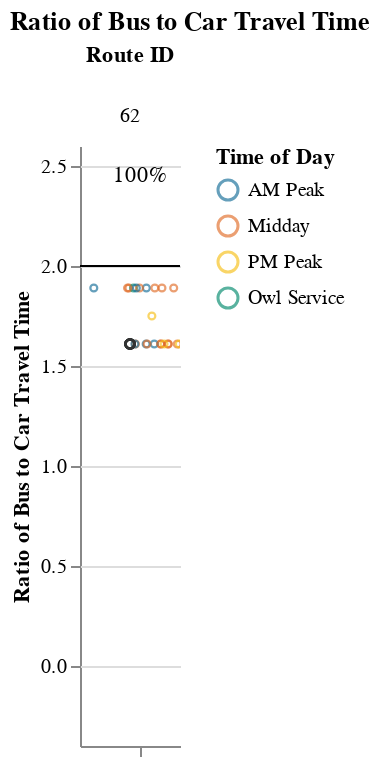
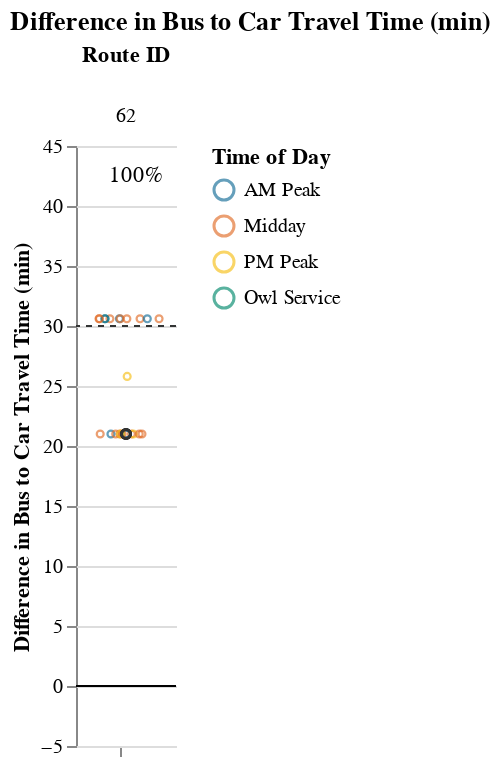

The notebook cell these images were saved under, in order:
### Markdown cell above
### Medium Routes (1-1.5 hrs)

### Code cell
route_group = "medium"
try:
    display_charts_for_route_group(df, route_group)
except:
    print("No routes meet this criteria.")

### Figure 1 — Vega-Lite specification as saved in the notebook (floating-point values rounded to 4 significant figures)
{"config": {"view": {"continuousWidth": 400, "continuousHeight": 300, "stroke": null}, "facet": {"spacing": 0}}, "data": {"name": "data-ee0460503d486d1d5e25134d4a997ecb"}, "facet": {"column": {"field": "route_id", "sort": ["62"], "title": "Route ID", "type": "nominal"}}, "spec": {"layer": [{"mark": "rule", "encoding": {"color": {"value": "black"}, "y": {"field": "cutoff", "type": "quantitative"}}, "selection": {"selector001": {"type": "interval", "bind": "scales", "encodings": ["x", "y"]}}}, {"mark": {"type": "point", "opacity": 0.65, "size": 12, "strokeWidth": 1.1}, "encoding": {"color": {"field": "time_of_day", "scale": {"range": ["#136C97", "#E16B26", "#F6BF16", "#00896B", "#7790A3", "#5B559C"]}, "sort": ["AM Peak", "Midday", "PM Peak", "Owl Service"], "title": "Time of Day", "type": "nominal"}, "tooltip": [{"field": "route_id", "type": "nominal"}, {"field": "trip_id", "type": "nominal"}, {"field": "service_hours", "type": "quantitative"}, {"field": "car_duration_hours", "type": "quantitative"}, {"field": "bus_multiplier", "type": "quantitative"}, {"field": "bus_difference", "type": "quantitative"}, {"field": "num_trips", "type": "quantitative"}, {"field": "num_competitive", "type": "quantitative"}, {"field": "pct_trips_competitive", "type": "quantitative"}, {"field": "p25", "type": "quantitative"}, {"field": "p50", "type": "quantitative"}, {"field": "p75", "type": "quantitative"}], "x": {"axis": {"grid": false, "labels": false, "ticks": true, "values": [0]}, "field": "jitter", "scale": {}, "title": null, "type": "quantitative"}, "y": {"field": "bus_multiplier", "scale": {"domain": [-0.25, 2.5]}, "title": "Ratio of Bus to Car Travel Time", "type": "quantitative"}}, "transform": [{"calculate": "sqrt(-2*log(random()))*cos(2*PI*random())", "as": "jitter"}], "width": 50}, {"layer": [{"mark": {"type": "point", "opacity": 0.6, "size": 20, "strokeWidth": 1.3}, "encoding": {"color": {"value": "#323434"}, "y": {"field": "bus_multiplier", "type": "quantitative"}}, "transform": [{"filter": "(datum.p50_trip === 1)"}]}, {"mark": {"type": "text", "align": "center", "baseline": "middle"}, "encoding": {"color": {"value": "black"}, "text": {"field": "pct_trips_competitive", "format": ".0%", "type": "quantitative"}, "tooltip": [{"field": "route_id", "type": "nominal"}, {"field": "trip_id", "type": "nominal"}, {"field": "service_hours", "type": "quantitative"}, {"field": "car_duration_hours", "type": "quantitative"}, {"field": "bus_multiplier", "type": "quantitative"}, {"field": "bus_difference", "type": "quantitative"}, {"field": "num_trips", "type": "quantitative"}, {"field": "num_competitive", "type": "quantitative"}, {"field": "pct_trips_competitive", "type": "quantitative"}, {"field": "p25", "type": "quantitative"}, {"field": "p50", "type": "quantitative"}, {"field": "p75", "type": "quantitative"}], "x": {"value": 30}, "y": {"value": 15}}, "transform": [{"calculate": "sqrt(-2*log(random()))*cos(2*PI*random())", "as": "jitter"}, {"filter": "(datum.fastest_trip === 1)"}]}]}]}, "resolve": {"scale": {"y": "shared"}}, "title": "Ratio of Bus to Car Travel Time", "$schema": "https://vega.github.io/schema/vega-lite/v4.17.0.json", "datasets": {"data-ee0460503d486d1d5e25134d4a997ecb": [{"calitp_itp_id": 126, "trip_key": 5364581721970226587, "trip_id": "1986", "shape_id": "56", "route_id": "62", "service_hours": 0.92, "trip_first_departure_ts": 46800, "trip_last_arrival_ts": 50100, "departure_hour": 13, "time_of_day": "Midday", "p25": 0.92, "p50": 0.96, "p75": 1.08, "p50_trip": 1, "fastest_trip": 0, "car_duration_hours": 0.57, "competitive_route": 1, "bus_multiplier": 1.61, "bus_difference": 21.0, "num_trips": 24, "num_competitive": 24, "pct_trips_competitive": 1.0, "bus_difference_spread": 9.6, "route_group": "medium", "max_trip_hrs": 1.08, "max_trip_route_group": 1.28, "name": "Golden Empire Transit District", "caltrans_district": "06 - Fresno", "drmt_organization_name": null, "cutoff2": 30, "cutoff": 2}, {"calitp_itp_id": 126, "trip_key": -8824272478545795224, "trip_id": "1985", "shape_id": "56", "route_id": "62", "service_hours": 0.92, "trip_first_departure_ts": 43200, "trip_last_arrival_ts": 46500, "departure_hour": 12, "time_of_day": "Midday", "p25": 0.92, "p50": 0.96, "p75": 1.08, "p50_trip": 1, "fastest_trip": 0, "car_duration_hours": 0.57, "competitive_route": 1, "bus_multiplier": 1.61, "bus_difference": 21.0, "num_trips": 24, "num_competitive": 24, "pct_trips_competitive": 1.0, "bus_difference_spread": 9.6, "route_group": "medium", "max_trip_hrs": 1.08, "max_trip_route_group": 1.28, "name": "Golden Empire Transit District", "caltrans_district": "06 - Fresno", "drmt_organization_name": null, "cutoff2": 30, "cutoff": 2}, {"calitp_itp_id": 126, "trip_key": -5765002440222693223, "trip_id": "1987", "shape_id": "56", "route_id": "62", "service_hours": 0.92, "trip_first_departure_ts": 50400, "trip_last_arrival_ts": 53700, "departure_hour": 14, "time_of_day": "Midday", "p25": 0.92, "p50": 0.96, "p75": 1.08, "p50_trip": 1, "fastest_trip": 0, "car_duration_hours": 0.57, "competitive_route": 1, "bus_multiplier": 1.61, "bus_difference": 21.0, "num_trips": 24, "num_competitive": 24, "pct_trips_competitive": 1.0, "bus_difference_spread": 9.6, "route_group": "medium", "max_trip_hrs": 1.08, "max_trip_route_group": 1.28, "name": "Golden Empire Transit District", "caltrans_district": "06 - Fresno", "drmt_organization_name": null, "cutoff2": 30, "cutoff": 2}, {"calitp_itp_id": 126, "trip_key": -4121532990600785286, "trip_id": "1982", "shape_id": "56", "route_id": "62", "service_hours": 0.92, "trip_first_departure_ts": 32400, "trip_last_arrival_ts": 35700, "departure_hour": 9, "time_of_day": "AM Peak", "p25": 0.92, "p50": 0.96, "p75": 1.08, "p50_trip": 1, "fastest_trip": 0, "car_duration_hours": 0.57, "competitive_route": 1, "bus_multiplier": 1.61, "bus_difference": 21.0, "num_trips": 24, "num_competitive": 24, "pct_trips_competitive": 1.0, "bus_difference_spread": 9.6, "route_group": "medium", "max_trip_hrs": 1.08, "max_trip_route_group": 1.28, "name": "Golden Empire Transit District", "caltrans_district": "06 - Fresno", "drmt_organization_name": null, "cutoff2": 30, "cutoff": 2}, {"calitp_itp_id": 126, "trip_key": -8159425626889087600, "trip_id": "1980", "shape_id": "56", "route_id": "62", "service_hours": 0.92, "trip_first_departure_ts": 25200, "trip_last_arrival_ts": 28500, "departure_hour": 7, "time_of_day": "AM Peak", "p25": 0.92, "p50": 0.96, "p75": 1.08, "p50_trip": 1, "fastest_trip": 0, "car_duration_hours": 0.57, "competitive_route": 1, "bus_multiplier": 1.61, "bus_difference": 21.0, "num_trips": 24, "num_competitive": 24, "pct_trips_competitive": 1.0, "bus_difference_spread": 9.6, "route_group": "medium", "max_trip_hrs": 1.08, "max_trip_route_group": 1.28, "name": "Golden Empire Transit District", "caltrans_district": "06 - Fresno", "drmt_organization_name": null, "cutoff2": 30, "cutoff": 2}, {"calitp_itp_id": 126, "trip_key": -857406301910668562, "trip_id": "1981", "shape_id": "56", "route_id": "62", "service_hours": 0.92, "trip_first_departure_ts": 28800, "trip_last_arrival_ts": 32100, "departure_hour": 8, "time_of_day": "AM Peak", "p25": 0.92, "p50": 0.96, "p75": 1.08, "p50_trip": 1, "fastest_trip": 0, "car_duration_hours": 0.57, "competitive_route": 1, "bus_multiplier": 1.61, "bus_difference": 21.0, "num_trips": 24, "num_competitive": 24, "pct_trips_competitive": 1.0, "bus_difference_spread": 9.6, "route_group": "medium", "max_trip_hrs": 1.08, "max_trip_route_group": 1.28, "name": "Golden Empire Transit District", "caltrans_district": "06 - Fresno", "drmt_organization_name": null, "cutoff2": 30, "cutoff": 2}, {"calitp_itp_id": 126, "trip_key": -5968553136652973486, "trip_id": "1984", "shape_id": "56", "route_id": "62", "service_hours": 0.92, "trip_first_departure_ts": 39600, "trip_last_arrival_ts": 42900, "departure_hour": 11, "time_of_day": "Midday", "p25": 0.92, "p50": 0.96, "p75": 1.08, "p50_trip": 1, "fastest_trip": 0, "car_duration_hours": 0.57, "competitive_route": 1, "bus_multiplier": 1.61, "bus_difference": 21.0, "num_trips": 24, "num_competitive": 24, "pct_trips_competitive": 1.0, "bus_difference_spread": 9.6, "route_group": "medium", "max_trip_hrs": 1.08, "max_trip_route_group": 1.28, "name": "Golden Empire Transit District", "caltrans_district": "06 - Fresno", "drmt_organization_name": null, "cutoff2": 30, "cutoff": 2}, {"calitp_itp_id": 126, "trip_key": 1525772625152661822, "trip_id": "1988", "shape_id": "56", "route_id": "62", "service_hours": 0.92, "trip_first_departure_ts": 54000, "trip_last_arrival_ts": 57300, "departure_hour": 15, "time_of_day": "Midday", "p25": 0.92, "p50": 0.96, "p75": 1.08, "p50_trip": 1, "fastest_trip": 0, "car_duration_hours": 0.57, "competitive_route": 1, "bus_multiplier": 1.61, "bus_difference": 21.0, "num_trips": 24, "num_competitive": 24, "pct_trips_competitive": 1.0, "bus_difference_spread": 9.6, "route_group": "medium", "max_trip_hrs": 1.08, "max_trip_route_group": 1.28, "name": "Golden Empire Transit District", "caltrans_district": "06 - Fresno", "drmt_organization_name": null, "cutoff2": 30, "cutoff": 2}, {"calitp_itp_id": 126, "trip_key": 1784598322346742404, "trip_id": "1991", "shape_id": "56", "route_id": "62", "service_hours": 0.92, "trip_first_departure_ts": 64800, "trip_last_arrival_ts": 68100, "departure_hour": 18, "time_of_day": "PM Peak", "p25": 0.92, "p50": 0.96, "p75": 1.08, "p50_trip": 1, "fastest_trip": 1, "car_duration_hours": 0.57, "competitive_route": 1, "bus_multiplier": 1.61, "bus_difference": 21.0, "num_trips": 24, "num_competitive": 24, "pct_trips_competitive": 1.0, "bus_difference_spread": 9.6, "route_group": "medium", "max_trip_hrs": 1.08, "max_trip_route_group": 1.28, "name": "Golden Empire Transit District", "caltrans_district": "06 - Fresno", "drmt_organization_name": null, "cutoff2": 30, "cutoff": 2}, {"calitp_itp_id": 126, "trip_key": 8037778639050624470, "trip_id": "1989", "shape_id": "56", "route_id": "62", "service_hours": 0.92, "trip_first_departure_ts": 57600, "trip_last_arrival_ts": 60900, "departure_hour": 16, "time_of_day": "Midday", "p25": 0.92, "p50": 0.96, "p75": 1.08, "p50_trip": 1, "fastest_trip": 0, "car_duration_hours": 0.57, "competitive_route": 1, "bus_multiplier": 1.61, "bus_difference": 21.0, "num_trips": 24, "num_competitive": 24, "pct_trips_competitive": 1.0, "bus_difference_spread": 9.6, "route_group": "medium", "max_trip_hrs": 1.08, "max_trip_route_group": 1.28, "name": "Golden Empire Transit District", "caltrans_district": "06 - Fresno", "drmt_organization_name": null, "cutoff2": 30, "cutoff": 2}, {"calitp_itp_id": 126, "trip_key": 1734782686471856502, "trip_id": "1990", "shape_id": "56", "route_id": "62", "service_hours": 0.92, "trip_first_departure_ts": 61200, "trip_last_arrival_ts": 64500, "departure_hour": 17, "time_of_day": "PM Peak", "p25": 0.92, "p50": 0.96, "p75": 1.08, "p50_trip": 1, "fastest_trip": 0, "car_duration_hours": 0.57, "competitive_route": 1, "bus_multiplier": 1.61, "bus_difference": 21.0, "num_trips": 24, "num_competitive": 24, "pct_trips_competitive": 1.0, "bus_difference_spread": 9.6, "route_group": "medium", "max_trip_hrs": 1.08, "max_trip_route_group": 1.28, "name": "Golden Empire Transit District", "caltrans_district": "06 - Fresno", "drmt_organization_name": null, "cutoff2": 30, "cutoff": 2}, {"calitp_itp_id": 126, "trip_key": -1624281882188341956, "trip_id": "1983", "shape_id": "56", "route_id": "62", "service_hours": 0.92, "trip_first_departure_ts": 36000, "trip_last_arrival_ts": 39300, "departure_hour": 10, "time_of_day": "Midday", "p25": 0.92, "p50": 0.96, "p75": 1.08, "p50_trip": 1, "fastest_trip": 0, "car_duration_hours": 0.57, "competitive_route": 1, "bus_multiplier": 1.61, "bus_difference": 21.0, "num_trips": 24, "num_competitive": 24, "pct_trips_competitive": 1.0, "bus_difference_spread": 9.6, "route_group": "medium", "max_trip_hrs": 1.08, "max_trip_route_group": 1.28, "name": "Golden Empire Transit District", "caltrans_district": "06 - Fresno", "drmt_organization_name": null, "cutoff2": 30, "cutoff": 2}, {"calitp_itp_id": 126, "trip_key": 8857494238630096522, "trip_id": "1979", "shape_id": "45", "route_id": "62", "service_hours": 1.0, "trip_first_departure_ts": 64500, "trip_last_arrival_ts": 68100, "departure_hour": 17, "time_of_day": "PM Peak", "p25": 0.92, "p50": 0.96, "p75": 1.08, "p50_trip": 0, "fastest_trip": 0, "car_duration_hours": 0.57, "competitive_route": 1, "bus_multiplier": 1.75, "bus_difference": 25.8, "num_trips": 24, "num_competitive": 24, "pct_trips_competitive": 1.0, "bus_difference_spread": 9.6, "route_group": "medium", "max_trip_hrs": 1.08, "max_trip_route_group": 1.28, "name": "Golden Empire Transit District", "caltrans_district": "06 - Fresno", "drmt_organization_name": null, "cutoff2": 30, "cutoff": 2}, {"calitp_itp_id": 126, "trip_key": 4254431478989959981, "trip_id": "1971", "shape_id": "45", "route_id": "62", "service_hours": 1.08, "trip_first_departure_ts": 32100, "trip_last_arrival_ts": 36000, "departure_hour": 8, "time_of_day": "AM Peak", "p25": 0.92, "p50": 0.96, "p75": 1.08, "p50_trip": 0, "fastest_trip": 0, "car_duration_hours": 0.57, "competitive_route": 1, "bus_multiplier": 1.89, "bus_difference": 30.6, "num_trips": 24, "num_competitive": 24, "pct_trips_competitive": 1.0, "bus_difference_spread": 9.6, "route_group": "medium", "max_trip_hrs": 1.08, "max_trip_route_group": 1.28, "name": "Golden Empire Transit District", "caltrans_district": "06 - Fresno", "drmt_organization_name": null, "cutoff2": 30, "cutoff": 2}, {"calitp_itp_id": 126, "trip_key": 7562056509314122037, "trip_id": "1973", "shape_id": "45", "route_id": "62", "service_hours": 1.08, "trip_first_departure_ts": 39300, "trip_last_arrival_ts": 43200, "departure_hour": 10, "time_of_day": "Midday", "p25": 0.92, "p50": 0.96, "p75": 1.08, "p50_trip": 0, "fastest_trip": 0, "car_duration_hours": 0.57, "competitive_route": 1, "bus_multiplier": 1.89, "bus_difference": 30.6, "num_trips": 24, "num_competitive": 24, "pct_trips_competitive": 1.0, "bus_difference_spread": 9.6, "route_group": "medium", "max_trip_hrs": 1.08, "max_trip_route_group": 1.28, "name": "Golden Empire Transit District", "caltrans_district": "06 - Fresno", "drmt_organization_name": null, "cutoff2": 30, "cutoff": 2}, {"calitp_itp_id": 126, "trip_key": -1174315029956827544, "trip_id": "1977", "shape_id": "45", "route_id": "62", "service_hours": 1.08, "trip_first_departure_ts": 57300, "trip_last_arrival_ts": 61200, "departure_hour": 15, "time_of_day": "Midday", "p25": 0.92, "p50": 0.96, "p75": 1.08, "p50_trip": 0, "fastest_trip": 0, "car_duration_hours": 0.57, "competitive_route": 1, "bus_multiplier": 1.89, "bus_difference": 30.6, "num_trips": 24, "num_competitive": 24, "pct_trips_competitive": 1.0, "bus_difference_spread": 9.6, "route_group": "medium", "max_trip_hrs": 1.08, "max_trip_route_group": 1.28, "name": "Golden Empire Transit District", "caltrans_district": "06 - Fresno", "drmt_organization_name": null, "cutoff2": 30, "cutoff": 2}, {"calitp_itp_id": 126, "trip_key": -7913144978631141880, "trip_id": "1969", "shape_id": "45", "route_id": "62", "service_hours": 1.08, "trip_first_departure_ts": 24900, "trip_last_arrival_ts": 28800, "departure_hour": 6, "time_of_day": "Owl Service", "p25": 0.92, "p50": 0.96, "p75": 1.08, "p50_trip": 0, "fastest_trip": 0, "car_duration_hours": 0.57, "competitive_route": 1, "bus_multiplier": 1.89, "bus_difference": 30.6, "num_trips": 24, "num_competitive": 24, "pct_trips_competitive": 1.0, "bus_difference_spread": 9.6, "route_group": "medium", "max_trip_hrs": 1.08, "max_trip_route_group": 1.28, "name": "Golden Empire Transit District", "caltrans_district": "06 - Fresno", "drmt_organization_name": null, "cutoff2": 30, "cutoff": 2}, {"calitp_itp_id": 126, "trip_key": -6764356430060964619, "trip_id": "1519", "shape_id": "45", "route_id": "62", "service_hours": 1.08, "trip_first_departure_ts": 42900, "trip_last_arrival_ts": 46800, "departure_hour": 11, "time_of_day": "Midday", "p25": 0.92, "p50": 0.96, "p75": 1.08, "p50_trip": 0, "fastest_trip": 0, "car_duration_hours": 0.57, "competitive_route": 1, "bus_multiplier": 1.89, "bus_difference": 30.6, "num_trips": 24, "num_competitive": 24, "pct_trips_competitive": 1.0, "bus_difference_spread": 9.6, "route_group": "medium", "max_trip_hrs": 1.08, "max_trip_route_group": 1.28, "name": "Golden Empire Transit District", "caltrans_district": "06 - Fresno", "drmt_organization_name": null, "cutoff2": 30, "cutoff": 2}, {"calitp_itp_id": 126, "trip_key": -2734724785490573929, "trip_id": "1974", "shape_id": "45", "route_id": "62", "service_hours": 1.08, "trip_first_departure_ts": 46500, "trip_last_arrival_ts": 50400, "departure_hour": 12, "time_of_day": "Midday", "p25": 0.92, "p50": 0.96, "p75": 1.08, "p50_trip": 0, "fastest_trip": 0, "car_duration_hours": 0.57, "competitive_route": 1, "bus_multiplier": 1.89, "bus_difference": 30.6, "num_trips": 24, "num_competitive": 24, "pct_trips_competitive": 1.0, "bus_difference_spread": 9.6, "route_group": "medium", "max_trip_hrs": 1.08, "max_trip_route_group": 1.28, "name": "Golden Empire Transit District", "caltrans_district": "06 - Fresno", "drmt_organization_name": null, "cutoff2": 30, "cutoff": 2}, {"calitp_itp_id": 126, "trip_key": 6693152542659667484, "trip_id": "1978", "shape_id": "45", "route_id": "62", "service_hours": 1.08, "trip_first_departure_ts": 60900, "trip_last_arrival_ts": 64800, "departure_hour": 16, "time_of_day": "Midday", "p25": 0.92, "p50": 0.96, "p75": 1.08, "p50_trip": 0, "fastest_trip": 0, "car_duration_hours": 0.57, "competitive_route": 1, "bus_multiplier": 1.89, "bus_difference": 30.6, "num_trips": 24, "num_competitive": 24, "pct_trips_competitive": 1.0, "bus_difference_spread": 9.6, "route_group": "medium", "max_trip_hrs": 1.08, "max_trip_route_group": 1.28, "name": "Golden Empire Transit District", "caltrans_district": "06 - Fresno", "drmt_organization_name": null, "cutoff2": 30, "cutoff": 2}, {"calitp_itp_id": 126, "trip_key": -7900873824646436253, "trip_id": "1975", "shape_id": "45", "route_id": "62", "service_hours": 1.08, "trip_first_departure_ts": 50100, "trip_last_arrival_ts": 54000, "departure_hour": 13, "time_of_day": "Midday", "p25": 0.92, "p50": 0.96, "p75": 1.08, "p50_trip": 0, "fastest_trip": 0, "car_duration_hours": 0.57, "competitive_route": 1, "bus_multiplier": 1.89, "bus_difference": 30.6, "num_trips": 24, "num_competitive": 24, "pct_trips_competitive": 1.0, "bus_difference_spread": 9.6, "route_group": "medium", "max_trip_hrs": 1.08, "max_trip_route_group": 1.28, "name": "Golden Empire Transit District", "caltrans_district": "06 - Fresno", "drmt_organization_name": null, "cutoff2": 30, "cutoff": 2}, {"calitp_itp_id": 126, "trip_key": 4939210400697649146, "trip_id": "1970", "shape_id": "45", "route_id": "62", "service_hours": 1.08, "trip_first_departure_ts": 28500, "trip_last_arrival_ts": 32400, "departure_hour": 7, "time_of_day": "AM Peak", "p25": 0.92, "p50": 0.96, "p75": 1.08, "p50_trip": 0, "fastest_trip": 0, "car_duration_hours": 0.57, "competitive_route": 1, "bus_multiplier": 1.89, "bus_difference": 30.6, "num_trips": 24, "num_competitive": 24, "pct_trips_competitive": 1.0, "bus_difference_spread": 9.6, "route_group": "medium", "max_trip_hrs": 1.08, "max_trip_route_group": 1.28, "name": "Golden Empire Transit District", "caltrans_district": "06 - Fresno", "drmt_organization_name": null, "cutoff2": 30, "cutoff": 2}, {"calitp_itp_id": 126, "trip_key": -839532200645589971, "trip_id": "1972", "shape_id": "45", "route_id": "62", "service_hours": 1.08, "trip_first_departure_ts": 35700, "trip_last_arrival_ts": 39600, "departure_hour": 9, "time_of_day": "AM Peak", "p25": 0.92, "p50": 0.96, "p75": 1.08, "p50_trip": 0, "fastest_trip": 0, "car_duration_hours": 0.57, "competitive_route": 1, "bus_multiplier": 1.89, "bus_difference": 30.6, "num_trips": 24, "num_competitive": 24, "pct_trips_competitive": 1.0, "bus_difference_spread": 9.6, "route_group": "medium", "max_trip_hrs": 1.08, "max_trip_route_group": 1.28, "name": "Golden Empire Transit District", "caltrans_district": "06 - Fresno", "drmt_organization_name": null, "cutoff2": 30, "cutoff": 2}, {"calitp_itp_id": 126, "trip_key": -8417468646573950502, "trip_id": "1976", "shape_id": "45", "route_id": "62", "service_hours": 1.08, "trip_first_departure_ts": 53700, "trip_last_arrival_ts": 57600, "departure_hour": 14, "time_of_day": "Midday", "p25": 0.92, "p50": 0.96, "p75": 1.08, "p50_trip": 0, "fastest_trip": 0, "car_duration_hours": 0.57, "competitive_route": 1, "bus_multiplier": 1.89, "bus_difference": 30.6, "num_trips": 24, "num_competitive": 24, "pct_trips_competitive": 1.0, "bus_difference_spread": 9.6, "route_group": "medium", "max_trip_hrs": 1.08, "max_trip_route_group": 1.28, "name": "Golden Empire Transit District", "caltrans_district": "06 - Fresno", "drmt_organization_name": null, "cutoff2": 30, "cutoff": 2}]}}

### Figure 2 — Vega-Lite specification as saved in the notebook (floating-point values rounded to 4 significant figures)
{"config": {"view": {"continuousWidth": 400, "continuousHeight": 300, "stroke": null}, "facet": {"spacing": 0}}, "data": {"name": "data-a3321e71c72a695e3291f65da6a5b65e"}, "facet": {"column": {"field": "route_id", "sort": ["62"], "title": "Route ID", "type": "nominal"}}, "spec": {"layer": [{"mark": "rule", "encoding": {"color": {"value": "black"}, "y": {"field": "cutoff", "type": "quantitative"}}, "selection": {"selector002": {"type": "interval", "bind": "scales", "encodings": ["x", "y"]}}}, {"mark": {"type": "rule", "strokeDash": [3, 3]}, "encoding": {"color": {"value": "#323434"}, "y": {"field": "cutoff2", "type": "quantitative"}}}, {"mark": {"type": "point", "opacity": 0.65, "size": 12, "strokeWidth": 1.1}, "encoding": {"color": {"field": "time_of_day", "scale": {"range": ["#136C97", "#E16B26", "#F6BF16", "#00896B", "#7790A3", "#5B559C"]}, "sort": ["AM Peak", "Midday", "PM Peak", "Owl Service"], "title": "Time of Day", "type": "nominal"}, "tooltip": [{"field": "route_id", "type": "nominal"}, {"field": "trip_id", "type": "nominal"}, {"field": "service_hours", "type": "quantitative"}, {"field": "car_duration_hours", "type": "quantitative"}, {"field": "bus_multiplier", "type": "quantitative"}, {"field": "bus_difference", "type": "quantitative"}, {"field": "num_trips", "type": "quantitative"}, {"field": "num_competitive", "type": "quantitative"}, {"field": "pct_trips_competitive", "type": "quantitative"}, {"field": "p25", "type": "quantitative"}, {"field": "p50", "type": "quantitative"}, {"field": "p75", "type": "quantitative"}], "x": {"axis": {"grid": false, "labels": false, "ticks": true, "values": [0]}, "field": "jitter", "scale": {}, "title": null, "type": "quantitative"}, "y": {"field": "bus_difference", "scale": {"domain": [-5, 45.0]}, "title": "Difference in Bus to Car Travel Time (min)", "type": "quantitative"}}, "transform": [{"calculate": "sqrt(-2*log(random()))*cos(2*PI*random())", "as": "jitter"}], "width": 50}, {"layer": [{"mark": {"type": "point", "opacity": 0.6, "size": 20, "strokeWidth": 1.3}, "encoding": {"color": {"value": "#323434"}, "y": {"field": "bus_difference", "type": "quantitative"}}, "transform": [{"filter": "(datum.p50_trip === 1)"}]}, {"mark": {"type": "text", "align": "center", "baseline": "middle"}, "encoding": {"color": {"value": "black"}, "text": {"field": "pct_trips_competitive", "format": ".0%", "type": "quantitative"}, "tooltip": [{"field": "route_id", "type": "nominal"}, {"field": "trip_id", "type": "nominal"}, {"field": "service_hours", "type": "quantitative"}, {"field": "car_duration_hours", "type": "quantitative"}, {"field": "bus_multiplier", "type": "quantitative"}, {"field": "bus_difference", "type": "quantitative"}, {"field": "num_trips", "type": "quantitative"}, {"field": "num_competitive", "type": "quantitative"}, {"field": "pct_trips_competitive", "type": "quantitative"}, {"field": "p25", "type": "quantitative"}, {"field": "p50", "type": "quantitative"}, {"field": "p75", "type": "quantitative"}], "x": {"value": 30}, "y": {"value": 15}}, "transform": [{"calculate": "sqrt(-2*log(random()))*cos(2*PI*random())", "as": "jitter"}, {"filter": "(datum.fastest_trip === 1)"}]}]}]}, "resolve": {"scale": {"y": "shared"}}, "title": "Difference in Bus to Car Travel Time (min)", "$schema": "https://vega.github.io/schema/vega-lite/v4.17.0.json", "datasets": {"data-a3321e71c72a695e3291f65da6a5b65e": [{"calitp_itp_id": 126, "trip_key": 5364581721970226587, "trip_id": "1986", "shape_id": "56", "route_id": "62", "service_hours": 0.92, "trip_first_departure_ts": 46800, "trip_last_arrival_ts": 50100, "departure_hour": 13, "time_of_day": "Midday", "p25": 0.92, "p50": 0.96, "p75": 1.08, "p50_trip": 1, "fastest_trip": 0, "car_duration_hours": 0.57, "competitive_route": 1, "bus_multiplier": 1.61, "bus_difference": 21.0, "num_trips": 24, "num_competitive": 24, "pct_trips_competitive": 1.0, "bus_difference_spread": 9.6, "route_group": "medium", "max_trip_hrs": 1.08, "max_trip_route_group": 1.28, "name": "Golden Empire Transit District", "caltrans_district": "06 - Fresno", "drmt_organization_name": null, "cutoff2": 30, "cutoff": 0}, {"calitp_itp_id": 126, "trip_key": -8824272478545795224, "trip_id": "1985", "shape_id": "56", "route_id": "62", "service_hours": 0.92, "trip_first_departure_ts": 43200, "trip_last_arrival_ts": 46500, "departure_hour": 12, "time_of_day": "Midday", "p25": 0.92, "p50": 0.96, "p75": 1.08, "p50_trip": 1, "fastest_trip": 0, "car_duration_hours": 0.57, "competitive_route": 1, "bus_multiplier": 1.61, "bus_difference": 21.0, "num_trips": 24, "num_competitive": 24, "pct_trips_competitive": 1.0, "bus_difference_spread": 9.6, "route_group": "medium", "max_trip_hrs": 1.08, "max_trip_route_group": 1.28, "name": "Golden Empire Transit District", "caltrans_district": "06 - Fresno", "drmt_organization_name": null, "cutoff2": 30, "cutoff": 0}, {"calitp_itp_id": 126, "trip_key": -5765002440222693223, "trip_id": "1987", "shape_id": "56", "route_id": "62", "service_hours": 0.92, "trip_first_departure_ts": 50400, "trip_last_arrival_ts": 53700, "departure_hour": 14, "time_of_day": "Midday", "p25": 0.92, "p50": 0.96, "p75": 1.08, "p50_trip": 1, "fastest_trip": 0, "car_duration_hours": 0.57, "competitive_route": 1, "bus_multiplier": 1.61, "bus_difference": 21.0, "num_trips": 24, "num_competitive": 24, "pct_trips_competitive": 1.0, "bus_difference_spread": 9.6, "route_group": "medium", "max_trip_hrs": 1.08, "max_trip_route_group": 1.28, "name": "Golden Empire Transit District", "caltrans_district": "06 - Fresno", "drmt_organization_name": null, "cutoff2": 30, "cutoff": 0}, {"calitp_itp_id": 126, "trip_key": -4121532990600785286, "trip_id": "1982", "shape_id": "56", "route_id": "62", "service_hours": 0.92, "trip_first_departure_ts": 32400, "trip_last_arrival_ts": 35700, "departure_hour": 9, "time_of_day": "AM Peak", "p25": 0.92, "p50": 0.96, "p75": 1.08, "p50_trip": 1, "fastest_trip": 0, "car_duration_hours": 0.57, "competitive_route": 1, "bus_multiplier": 1.61, "bus_difference": 21.0, "num_trips": 24, "num_competitive": 24, "pct_trips_competitive": 1.0, "bus_difference_spread": 9.6, "route_group": "medium", "max_trip_hrs": 1.08, "max_trip_route_group": 1.28, "name": "Golden Empire Transit District", "caltrans_district": "06 - Fresno", "drmt_organization_name": null, "cutoff2": 30, "cutoff": 0}, {"calitp_itp_id": 126, "trip_key": -8159425626889087600, "trip_id": "1980", "shape_id": "56", "route_id": "62", "service_hours": 0.92, "trip_first_departure_ts": 25200, "trip_last_arrival_ts": 28500, "departure_hour": 7, "time_of_day": "AM Peak", "p25": 0.92, "p50": 0.96, "p75": 1.08, "p50_trip": 1, "fastest_trip": 0, "car_duration_hours": 0.57, "competitive_route": 1, "bus_multiplier": 1.61, "bus_difference": 21.0, "num_trips": 24, "num_competitive": 24, "pct_trips_competitive": 1.0, "bus_difference_spread": 9.6, "route_group": "medium", "max_trip_hrs": 1.08, "max_trip_route_group": 1.28, "name": "Golden Empire Transit District", "caltrans_district": "06 - Fresno", "drmt_organization_name": null, "cutoff2": 30, "cutoff": 0}, {"calitp_itp_id": 126, "trip_key": -857406301910668562, "trip_id": "1981", "shape_id": "56", "route_id": "62", "service_hours": 0.92, "trip_first_departure_ts": 28800, "trip_last_arrival_ts": 32100, "departure_hour": 8, "time_of_day": "AM Peak", "p25": 0.92, "p50": 0.96, "p75": 1.08, "p50_trip": 1, "fastest_trip": 0, "car_duration_hours": 0.57, "competitive_route": 1, "bus_multiplier": 1.61, "bus_difference": 21.0, "num_trips": 24, "num_competitive": 24, "pct_trips_competitive": 1.0, "bus_difference_spread": 9.6, "route_group": "medium", "max_trip_hrs": 1.08, "max_trip_route_group": 1.28, "name": "Golden Empire Transit District", "caltrans_district": "06 - Fresno", "drmt_organization_name": null, "cutoff2": 30, "cutoff": 0}, {"calitp_itp_id": 126, "trip_key": -5968553136652973486, "trip_id": "1984", "shape_id": "56", "route_id": "62", "service_hours": 0.92, "trip_first_departure_ts": 39600, "trip_last_arrival_ts": 42900, "departure_hour": 11, "time_of_day": "Midday", "p25": 0.92, "p50": 0.96, "p75": 1.08, "p50_trip": 1, "fastest_trip": 0, "car_duration_hours": 0.57, "competitive_route": 1, "bus_multiplier": 1.61, "bus_difference": 21.0, "num_trips": 24, "num_competitive": 24, "pct_trips_competitive": 1.0, "bus_difference_spread": 9.6, "route_group": "medium", "max_trip_hrs": 1.08, "max_trip_route_group": 1.28, "name": "Golden Empire Transit District", "caltrans_district": "06 - Fresno", "drmt_organization_name": null, "cutoff2": 30, "cutoff": 0}, {"calitp_itp_id": 126, "trip_key": 1525772625152661822, "trip_id": "1988", "shape_id": "56", "route_id": "62", "service_hours": 0.92, "trip_first_departure_ts": 54000, "trip_last_arrival_ts": 57300, "departure_hour": 15, "time_of_day": "Midday", "p25": 0.92, "p50": 0.96, "p75": 1.08, "p50_trip": 1, "fastest_trip": 0, "car_duration_hours": 0.57, "competitive_route": 1, "bus_multiplier": 1.61, "bus_difference": 21.0, "num_trips": 24, "num_competitive": 24, "pct_trips_competitive": 1.0, "bus_difference_spread": 9.6, "route_group": "medium", "max_trip_hrs": 1.08, "max_trip_route_group": 1.28, "name": "Golden Empire Transit District", "caltrans_district": "06 - Fresno", "drmt_organization_name": null, "cutoff2": 30, "cutoff": 0}, {"calitp_itp_id": 126, "trip_key": 1784598322346742404, "trip_id": "1991", "shape_id": "56", "route_id": "62", "service_hours": 0.92, "trip_first_departure_ts": 64800, "trip_last_arrival_ts": 68100, "departure_hour": 18, "time_of_day": "PM Peak", "p25": 0.92, "p50": 0.96, "p75": 1.08, "p50_trip": 1, "fastest_trip": 1, "car_duration_hours": 0.57, "competitive_route": 1, "bus_multiplier": 1.61, "bus_difference": 21.0, "num_trips": 24, "num_competitive": 24, "pct_trips_competitive": 1.0, "bus_difference_spread": 9.6, "route_group": "medium", "max_trip_hrs": 1.08, "max_trip_route_group": 1.28, "name": "Golden Empire Transit District", "caltrans_district": "06 - Fresno", "drmt_organization_name": null, "cutoff2": 30, "cutoff": 0}, {"calitp_itp_id": 126, "trip_key": 8037778639050624470, "trip_id": "1989", "shape_id": "56", "route_id": "62", "service_hours": 0.92, "trip_first_departure_ts": 57600, "trip_last_arrival_ts": 60900, "departure_hour": 16, "time_of_day": "Midday", "p25": 0.92, "p50": 0.96, "p75": 1.08, "p50_trip": 1, "fastest_trip": 0, "car_duration_hours": 0.57, "competitive_route": 1, "bus_multiplier": 1.61, "bus_difference": 21.0, "num_trips": 24, "num_competitive": 24, "pct_trips_competitive": 1.0, "bus_difference_spread": 9.6, "route_group": "medium", "max_trip_hrs": 1.08, "max_trip_route_group": 1.28, "name": "Golden Empire Transit District", "caltrans_district": "06 - Fresno", "drmt_organization_name": null, "cutoff2": 30, "cutoff": 0}, {"calitp_itp_id": 126, "trip_key": 1734782686471856502, "trip_id": "1990", "shape_id": "56", "route_id": "62", "service_hours": 0.92, "trip_first_departure_ts": 61200, "trip_last_arrival_ts": 64500, "departure_hour": 17, "time_of_day": "PM Peak", "p25": 0.92, "p50": 0.96, "p75": 1.08, "p50_trip": 1, "fastest_trip": 0, "car_duration_hours": 0.57, "competitive_route": 1, "bus_multiplier": 1.61, "bus_difference": 21.0, "num_trips": 24, "num_competitive": 24, "pct_trips_competitive": 1.0, "bus_difference_spread": 9.6, "route_group": "medium", "max_trip_hrs": 1.08, "max_trip_route_group": 1.28, "name": "Golden Empire Transit District", "caltrans_district": "06 - Fresno", "drmt_organization_name": null, "cutoff2": 30, "cutoff": 0}, {"calitp_itp_id": 126, "trip_key": -1624281882188341956, "trip_id": "1983", "shape_id": "56", "route_id": "62", "service_hours": 0.92, "trip_first_departure_ts": 36000, "trip_last_arrival_ts": 39300, "departure_hour": 10, "time_of_day": "Midday", "p25": 0.92, "p50": 0.96, "p75": 1.08, "p50_trip": 1, "fastest_trip": 0, "car_duration_hours": 0.57, "competitive_route": 1, "bus_multiplier": 1.61, "bus_difference": 21.0, "num_trips": 24, "num_competitive": 24, "pct_trips_competitive": 1.0, "bus_difference_spread": 9.6, "route_group": "medium", "max_trip_hrs": 1.08, "max_trip_route_group": 1.28, "name": "Golden Empire Transit District", "caltrans_district": "06 - Fresno", "drmt_organization_name": null, "cutoff2": 30, "cutoff": 0}, {"calitp_itp_id": 126, "trip_key": 8857494238630096522, "trip_id": "1979", "shape_id": "45", "route_id": "62", "service_hours": 1.0, "trip_first_departure_ts": 64500, "trip_last_arrival_ts": 68100, "departure_hour": 17, "time_of_day": "PM Peak", "p25": 0.92, "p50": 0.96, "p75": 1.08, "p50_trip": 0, "fastest_trip": 0, "car_duration_hours": 0.57, "competitive_route": 1, "bus_multiplier": 1.75, "bus_difference": 25.8, "num_trips": 24, "num_competitive": 24, "pct_trips_competitive": 1.0, "bus_difference_spread": 9.6, "route_group": "medium", "max_trip_hrs": 1.08, "max_trip_route_group": 1.28, "name": "Golden Empire Transit District", "caltrans_district": "06 - Fresno", "drmt_organization_name": null, "cutoff2": 30, "cutoff": 0}, {"calitp_itp_id": 126, "trip_key": 4254431478989959981, "trip_id": "1971", "shape_id": "45", "route_id": "62", "service_hours": 1.08, "trip_first_departure_ts": 32100, "trip_last_arrival_ts": 36000, "departure_hour": 8, "time_of_day": "AM Peak", "p25": 0.92, "p50": 0.96, "p75": 1.08, "p50_trip": 0, "fastest_trip": 0, "car_duration_hours": 0.57, "competitive_route": 1, "bus_multiplier": 1.89, "bus_difference": 30.6, "num_trips": 24, "num_competitive": 24, "pct_trips_competitive": 1.0, "bus_difference_spread": 9.6, "route_group": "medium", "max_trip_hrs": 1.08, "max_trip_route_group": 1.28, "name": "Golden Empire Transit District", "caltrans_district": "06 - Fresno", "drmt_organization_name": null, "cutoff2": 30, "cutoff": 0}, {"calitp_itp_id": 126, "trip_key": 7562056509314122037, "trip_id": "1973", "shape_id": "45", "route_id": "62", "service_hours": 1.08, "trip_first_departure_ts": 39300, "trip_last_arrival_ts": 43200, "departure_hour": 10, "time_of_day": "Midday", "p25": 0.92, "p50": 0.96, "p75": 1.08, "p50_trip": 0, "fastest_trip": 0, "car_duration_hours": 0.57, "competitive_route": 1, "bus_multiplier": 1.89, "bus_difference": 30.6, "num_trips": 24, "num_competitive": 24, "pct_trips_competitive": 1.0, "bus_difference_spread": 9.6, "route_group": "medium", "max_trip_hrs": 1.08, "max_trip_route_group": 1.28, "name": "Golden Empire Transit District", "caltrans_district": "06 - Fresno", "drmt_organization_name": null, "cutoff2": 30, "cutoff": 0}, {"calitp_itp_id": 126, "trip_key": -1174315029956827544, "trip_id": "1977", "shape_id": "45", "route_id": "62", "service_hours": 1.08, "trip_first_departure_ts": 57300, "trip_last_arrival_ts": 61200, "departure_hour": 15, "time_of_day": "Midday", "p25": 0.92, "p50": 0.96, "p75": 1.08, "p50_trip": 0, "fastest_trip": 0, "car_duration_hours": 0.57, "competitive_route": 1, "bus_multiplier": 1.89, "bus_difference": 30.6, "num_trips": 24, "num_competitive": 24, "pct_trips_competitive": 1.0, "bus_difference_spread": 9.6, "route_group": "medium", "max_trip_hrs": 1.08, "max_trip_route_group": 1.28, "name": "Golden Empire Transit District", "caltrans_district": "06 - Fresno", "drmt_organization_name": null, "cutoff2": 30, "cutoff": 0}, {"calitp_itp_id": 126, "trip_key": -7913144978631141880, "trip_id": "1969", "shape_id": "45", "route_id": "62", "service_hours": 1.08, "trip_first_departure_ts": 24900, "trip_last_arrival_ts": 28800, "departure_hour": 6, "time_of_day": "Owl Service", "p25": 0.92, "p50": 0.96, "p75": 1.08, "p50_trip": 0, "fastest_trip": 0, "car_duration_hours": 0.57, "competitive_route": 1, "bus_multiplier": 1.89, "bus_difference": 30.6, "num_trips": 24, "num_competitive": 24, "pct_trips_competitive": 1.0, "bus_difference_spread": 9.6, "route_group": "medium", "max_trip_hrs": 1.08, "max_trip_route_group": 1.28, "name": "Golden Empire Transit District", "caltrans_district": "06 - Fresno", "drmt_organization_name": null, "cutoff2": 30, "cutoff": 0}, {"calitp_itp_id": 126, "trip_key": -6764356430060964619, "trip_id": "1519", "shape_id": "45", "route_id": "62", "service_hours": 1.08, "trip_first_departure_ts": 42900, "trip_last_arrival_ts": 46800, "departure_hour": 11, "time_of_day": "Midday", "p25": 0.92, "p50": 0.96, "p75": 1.08, "p50_trip": 0, "fastest_trip": 0, "car_duration_hours": 0.57, "competitive_route": 1, "bus_multiplier": 1.89, "bus_difference": 30.6, "num_trips": 24, "num_competitive": 24, "pct_trips_competitive": 1.0, "bus_difference_spread": 9.6, "route_group": "medium", "max_trip_hrs": 1.08, "max_trip_route_group": 1.28, "name": "Golden Empire Transit District", "caltrans_district": "06 - Fresno", "drmt_organization_name": null, "cutoff2": 30, "cutoff": 0}, {"calitp_itp_id": 126, "trip_key": -2734724785490573929, "trip_id": "1974", "shape_id": "45", "route_id": "62", "service_hours": 1.08, "trip_first_departure_ts": 46500, "trip_last_arrival_ts": 50400, "departure_hour": 12, "time_of_day": "Midday", "p25": 0.92, "p50": 0.96, "p75": 1.08, "p50_trip": 0, "fastest_trip": 0, "car_duration_hours": 0.57, "competitive_route": 1, "bus_multiplier": 1.89, "bus_difference": 30.6, "num_trips": 24, "num_competitive": 24, "pct_trips_competitive": 1.0, "bus_difference_spread": 9.6, "route_group": "medium", "max_trip_hrs": 1.08, "max_trip_route_group": 1.28, "name": "Golden Empire Transit District", "caltrans_district": "06 - Fresno", "drmt_organization_name": null, "cutoff2": 30, "cutoff": 0}, {"calitp_itp_id": 126, "trip_key": 6693152542659667484, "trip_id": "1978", "shape_id": "45", "route_id": "62", "service_hours": 1.08, "trip_first_departure_ts": 60900, "trip_last_arrival_ts": 64800, "departure_hour": 16, "time_of_day": "Midday", "p25": 0.92, "p50": 0.96, "p75": 1.08, "p50_trip": 0, "fastest_trip": 0, "car_duration_hours": 0.57, "competitive_route": 1, "bus_multiplier": 1.89, "bus_difference": 30.6, "num_trips": 24, "num_competitive": 24, "pct_trips_competitive": 1.0, "bus_difference_spread": 9.6, "route_group": "medium", "max_trip_hrs": 1.08, "max_trip_route_group": 1.28, "name": "Golden Empire Transit District", "caltrans_district": "06 - Fresno", "drmt_organization_name": null, "cutoff2": 30, "cutoff": 0}, {"calitp_itp_id": 126, "trip_key": -7900873824646436253, "trip_id": "1975", "shape_id": "45", "route_id": "62", "service_hours": 1.08, "trip_first_departure_ts": 50100, "trip_last_arrival_ts": 54000, "departure_hour": 13, "time_of_day": "Midday", "p25": 0.92, "p50": 0.96, "p75": 1.08, "p50_trip": 0, "fastest_trip": 0, "car_duration_hours": 0.57, "competitive_route": 1, "bus_multiplier": 1.89, "bus_difference": 30.6, "num_trips": 24, "num_competitive": 24, "pct_trips_competitive": 1.0, "bus_difference_spread": 9.6, "route_group": "medium", "max_trip_hrs": 1.08, "max_trip_route_group": 1.28, "name": "Golden Empire Transit District", "caltrans_district": "06 - Fresno", "drmt_organization_name": null, "cutoff2": 30, "cutoff": 0}, {"calitp_itp_id": 126, "trip_key": 4939210400697649146, "trip_id": "1970", "shape_id": "45", "route_id": "62", "service_hours": 1.08, "trip_first_departure_ts": 28500, "trip_last_arrival_ts": 32400, "departure_hour": 7, "time_of_day": "AM Peak", "p25": 0.92, "p50": 0.96, "p75": 1.08, "p50_trip": 0, "fastest_trip": 0, "car_duration_hours": 0.57, "competitive_route": 1, "bus_multiplier": 1.89, "bus_difference": 30.6, "num_trips": 24, "num_competitive": 24, "pct_trips_competitive": 1.0, "bus_difference_spread": 9.6, "route_group": "medium", "max_trip_hrs": 1.08, "max_trip_route_group": 1.28, "name": "Golden Empire Transit District", "caltrans_district": "06 - Fresno", "drmt_organization_name": null, "cutoff2": 30, "cutoff": 0}, {"calitp_itp_id": 126, "trip_key": -839532200645589971, "trip_id": "1972", "shape_id": "45", "route_id": "62", "service_hours": 1.08, "trip_first_departure_ts": 35700, "trip_last_arrival_ts": 39600, "departure_hour": 9, "time_of_day": "AM Peak", "p25": 0.92, "p50": 0.96, "p75": 1.08, "p50_trip": 0, "fastest_trip": 0, "car_duration_hours": 0.57, "competitive_route": 1, "bus_multiplier": 1.89, "bus_difference": 30.6, "num_trips": 24, "num_competitive": 24, "pct_trips_competitive": 1.0, "bus_difference_spread": 9.6, "route_group": "medium", "max_trip_hrs": 1.08, "max_trip_route_group": 1.28, "name": "Golden Empire Transit District", "caltrans_district": "06 - Fresno", "drmt_organization_name": null, "cutoff2": 30, "cutoff": 0}, {"calitp_itp_id": 126, "trip_key": -8417468646573950502, "trip_id": "1976", "shape_id": "45", "route_id": "62", "service_hours": 1.08, "trip_first_departure_ts": 53700, "trip_last_arrival_ts": 57600, "departure_hour": 14, "time_of_day": "Midday", "p25": 0.92, "p50": 0.96, "p75": 1.08, "p50_trip": 0, "fastest_trip": 0, "car_duration_hours": 0.57, "competitive_route": 1, "bus_multiplier": 1.89, "bus_difference": 30.6, "num_trips": 24, "num_competitive": 24, "pct_trips_competitive": 1.0, "bus_difference_spread": 9.6, "route_group": "medium", "max_trip_hrs": 1.08, "max_trip_route_group": 1.28, "name": "Golden Empire Transit District", "caltrans_district": "06 - Fresno", "drmt_organization_name": null, "cutoff2": 30, "cutoff": 0}]}}
